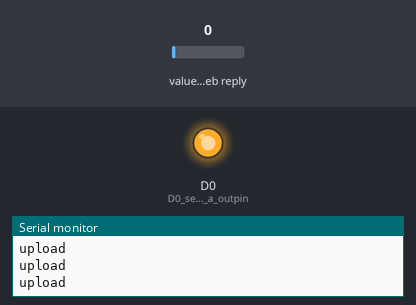
The sketch below on a simulated ESP8266 (NodeMCU). Parts: output pins drawn as LEDs (lit = HIGH), the last lines printed to the serial monitor. Inputs (shaded band) come from the test bench; at power-on: value in the web reply 0. WiFi joins after 1.5 s; servers stay silent unless stated; web services answer with replies made up by the test bench.

Above: at 2.7 s.
2.8 s: value in the web reply set to 2
At 3.8 s:
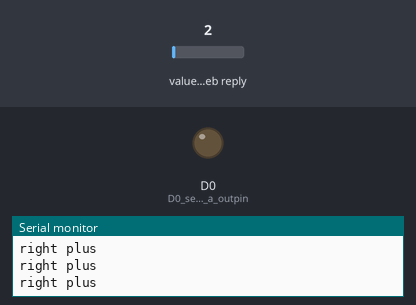
Timing chart, 0 to 5.8 s (numbered marks = the images above; inputs shaded):
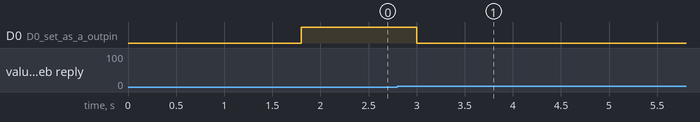

Measured:
- the behaviour switches between 0 and 1 on value in the web reply (found by bisection; images 0 and 1)
- after the input at 2.8 s, D0 (D0_set_as_a_outpin): HIGH → LOW after 0.20 s

The sketch:

MIT_LED_THINGSPEAK.ino
```cpp
/*******
   THE_EC_STUDENT
   Follow for more project @the_ec_student
   DO Message for iot and embedded projct and code
*/


#include <ThingSpeak.h>               // add librery
#include <ESP8266WiFi.h>

WiFiClient  client;
unsigned long counterChannelNumber = 1091959;                // Channel ID
const char * myCounterReadAPIKey = "OX6OGUWRA2BTIHD0";      // Read API Key
const int FieldNumber1 = 1;                                 // The field you wish to read
const int FieldNumber2 = 2;                                 // The field you wish to read

void setup()
{
  pinMode(D0, OUTPUT);                                  // D0 set as a outpin
  Serial.begin(115200);                                 //Serial begin at 115200 boudRate
  Serial.println();                                     // print in next line

  WiFi.begin("shettynet", "password");                 // write wifi name & password

  Serial.println("Connecting");
  while (WiFi.status() != WL_CONNECTED)                  // check the status ofn wifi connected or not
  {
    delay(500);
    Serial.println(".");
  }
  Serial.println();
  Serial.println("Connected, IP address: ");
  Serial.println(WiFi.localIP());
  ThingSpeak.begin(client);
}

void loop()
{
  int A = ThingSpeak.readLongField(counterChannelNumber, FieldNumber1, myCounterReadAPIKey);
//  Serial.println(A);
  if (A == 0) {
    digitalWrite(D0, 1);
    Serial.println("upload");
  }
  else if (A == 1) {
    digitalWrite(D0, 0);
    Serial.println("unload");
  }
  else if (A == 2) {
    digitalWrite(D0, 0);
    Serial.println("right plus");
  }
  else if (A == 3) {
    digitalWrite(D0, 0);
    Serial.println("right min");
  }
  else if (A == 4) {
    digitalWrite(D0, 0);
    Serial.println("left plus");
  }
  else if (A == 5) {
    digitalWrite(D0, 0);
    Serial.println("left min");
  }


}
```
